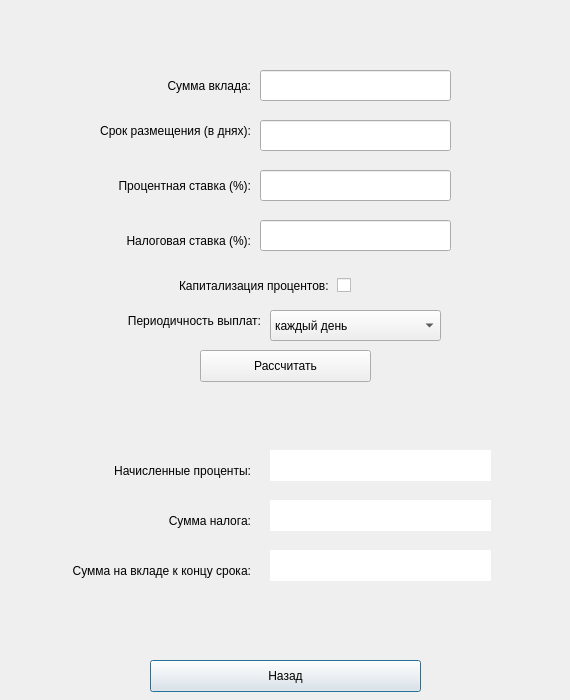
<?xml version="1.0" encoding="UTF-8"?>
<ui version="4.0">
 <class>DepositeWindow</class>
 <widget class="QDialog" name="DepositeWindow">
  <property name="geometry">
   <rect>
    <x>0</x>
    <y>0</y>
    <width>570</width>
    <height>700</height>
   </rect>
  </property>
  <property name="minimumSize">
   <size>
    <width>570</width>
    <height>700</height>
   </size>
  </property>
  <property name="maximumSize">
   <size>
    <width>570</width>
    <height>700</height>
   </size>
  </property>
  <property name="windowTitle">
   <string>SmartCalc v1.0</string>
  </property>
  <widget class="QPushButton" name="pushButton_arithmetic_calc">
   <property name="geometry">
    <rect>
     <x>150</x>
     <y>660</y>
     <width>271</width>
     <height>32</height>
    </rect>
   </property>
   <property name="text">
    <string>Назад</string>
   </property>
  </widget>
  <widget class="QLabel" name="label">
   <property name="geometry">
    <rect>
     <x>150</x>
     <y>70</y>
     <width>101</width>
     <height>31</height>
    </rect>
   </property>
   <property name="text">
    <string>Сумма вклада:</string>
   </property>
   <property name="alignment">
    <set>Qt::AlignRight|Qt::AlignTrailing|Qt::AlignVCenter</set>
   </property>
  </widget>
  <widget class="QLineEdit" name="lineEdit_deposite_amount">
   <property name="geometry">
    <rect>
     <x>260</x>
     <y>70</y>
     <width>191</width>
     <height>31</height>
    </rect>
   </property>
  </widget>
  <widget class="QLabel" name="label_2">
   <property name="geometry">
    <rect>
     <x>80</x>
     <y>120</y>
     <width>171</width>
     <height>21</height>
    </rect>
   </property>
   <property name="text">
    <string>Срок размещения (в днях):</string>
   </property>
   <property name="alignment">
    <set>Qt::AlignRight|Qt::AlignTrailing|Qt::AlignVCenter</set>
   </property>
  </widget>
  <widget class="QLineEdit" name="lineEdit_placement_period">
   <property name="geometry">
    <rect>
     <x>260</x>
     <y>120</y>
     <width>191</width>
     <height>31</height>
    </rect>
   </property>
  </widget>
  <widget class="QLabel" name="label_3">
   <property name="geometry">
    <rect>
     <x>90</x>
     <y>170</y>
     <width>161</width>
     <height>31</height>
    </rect>
   </property>
   <property name="text">
    <string>Процентная ставка (%):</string>
   </property>
   <property name="alignment">
    <set>Qt::AlignRight|Qt::AlignTrailing|Qt::AlignVCenter</set>
   </property>
  </widget>
  <widget class="QLineEdit" name="lineEdit_interest_rate">
   <property name="geometry">
    <rect>
     <x>260</x>
     <y>170</y>
     <width>191</width>
     <height>31</height>
    </rect>
   </property>
  </widget>
  <widget class="QLabel" name="label_4">
   <property name="geometry">
    <rect>
     <x>100</x>
     <y>220</y>
     <width>151</width>
     <height>41</height>
    </rect>
   </property>
   <property name="text">
    <string>Налоговая ставка (%):</string>
   </property>
   <property name="alignment">
    <set>Qt::AlignRight|Qt::AlignTrailing|Qt::AlignVCenter</set>
   </property>
  </widget>
  <widget class="QLineEdit" name="lineEdit_tax_rate">
   <property name="geometry">
    <rect>
     <x>260</x>
     <y>220</y>
     <width>191</width>
     <height>31</height>
    </rect>
   </property>
  </widget>
  <widget class="QLabel" name="label_5">
   <property name="geometry">
    <rect>
     <x>100</x>
     <y>310</y>
     <width>161</width>
     <height>21</height>
    </rect>
   </property>
   <property name="text">
    <string>Периодичность выплат:</string>
   </property>
   <property name="alignment">
    <set>Qt::AlignRight|Qt::AlignTrailing|Qt::AlignVCenter</set>
   </property>
  </widget>
  <widget class="QComboBox" name="comboBox_periodicity">
   <property name="geometry">
    <rect>
     <x>270</x>
     <y>310</y>
     <width>171</width>
     <height>31</height>
    </rect>
   </property>
   <item>
    <property name="text">
     <string>каждый день</string>
    </property>
   </item>
   <item>
    <property name="text">
     <string>раз в месяц</string>
    </property>
   </item>
   <item>
    <property name="text">
     <string>раз в квартал</string>
    </property>
   </item>
  </widget>
  <widget class="QCheckBox" name="checkBox_capitalisation">
   <property name="geometry">
    <rect>
     <x>150</x>
     <y>270</y>
     <width>201</width>
     <height>31</height>
    </rect>
   </property>
   <property name="layoutDirection">
    <enum>Qt::RightToLeft</enum>
   </property>
   <property name="text">
    <string>Капитализация процентов: </string>
   </property>
  </widget>
  <widget class="QLabel" name="label_interest_charges">
   <property name="geometry">
    <rect>
     <x>270</x>
     <y>450</y>
     <width>221</width>
     <height>31</height>
    </rect>
   </property>
   <property name="styleSheet">
    <string notr="true">background-color : white;</string>
   </property>
   <property name="text">
    <string/>
   </property>
   <property name="alignment">
    <set>Qt::AlignCenter</set>
   </property>
  </widget>
  <widget class="QLabel" name="label_6">
   <property name="geometry">
    <rect>
     <x>60</x>
     <y>460</y>
     <width>191</width>
     <height>21</height>
    </rect>
   </property>
   <property name="text">
    <string>Начисленные проценты:</string>
   </property>
   <property name="alignment">
    <set>Qt::AlignRight|Qt::AlignTrailing|Qt::AlignVCenter</set>
   </property>
  </widget>
  <widget class="QLabel" name="label_tax_amount">
   <property name="geometry">
    <rect>
     <x>270</x>
     <y>500</y>
     <width>221</width>
     <height>31</height>
    </rect>
   </property>
   <property name="styleSheet">
    <string notr="true">background-color : white;</string>
   </property>
   <property name="text">
    <string/>
   </property>
   <property name="alignment">
    <set>Qt::AlignCenter</set>
   </property>
  </widget>
  <widget class="QLabel" name="label_7">
   <property name="geometry">
    <rect>
     <x>60</x>
     <y>510</y>
     <width>191</width>
     <height>21</height>
    </rect>
   </property>
   <property name="text">
    <string>Сумма налога:</string>
   </property>
   <property name="alignment">
    <set>Qt::AlignRight|Qt::AlignTrailing|Qt::AlignVCenter</set>
   </property>
  </widget>
  <widget class="QLabel" name="label_end_amount">
   <property name="geometry">
    <rect>
     <x>270</x>
     <y>550</y>
     <width>221</width>
     <height>31</height>
    </rect>
   </property>
   <property name="styleSheet">
    <string notr="true">background-color : white;</string>
   </property>
   <property name="text">
    <string/>
   </property>
   <property name="alignment">
    <set>Qt::AlignCenter</set>
   </property>
  </widget>
  <widget class="QLabel" name="label_8">
   <property name="geometry">
    <rect>
     <x>40</x>
     <y>560</y>
     <width>211</width>
     <height>21</height>
    </rect>
   </property>
   <property name="text">
    <string>Сумма на вкладе к концу срока:</string>
   </property>
   <property name="alignment">
    <set>Qt::AlignRight|Qt::AlignTrailing|Qt::AlignVCenter</set>
   </property>
  </widget>
  <widget class="QPushButton" name="pushButton_calculate">
   <property name="geometry">
    <rect>
     <x>200</x>
     <y>350</y>
     <width>171</width>
     <height>32</height>
    </rect>
   </property>
   <property name="text">
    <string>Рассчитать</string>
   </property>
  </widget>
 </widget>
 <resources/>
 <connections/>
</ui>
